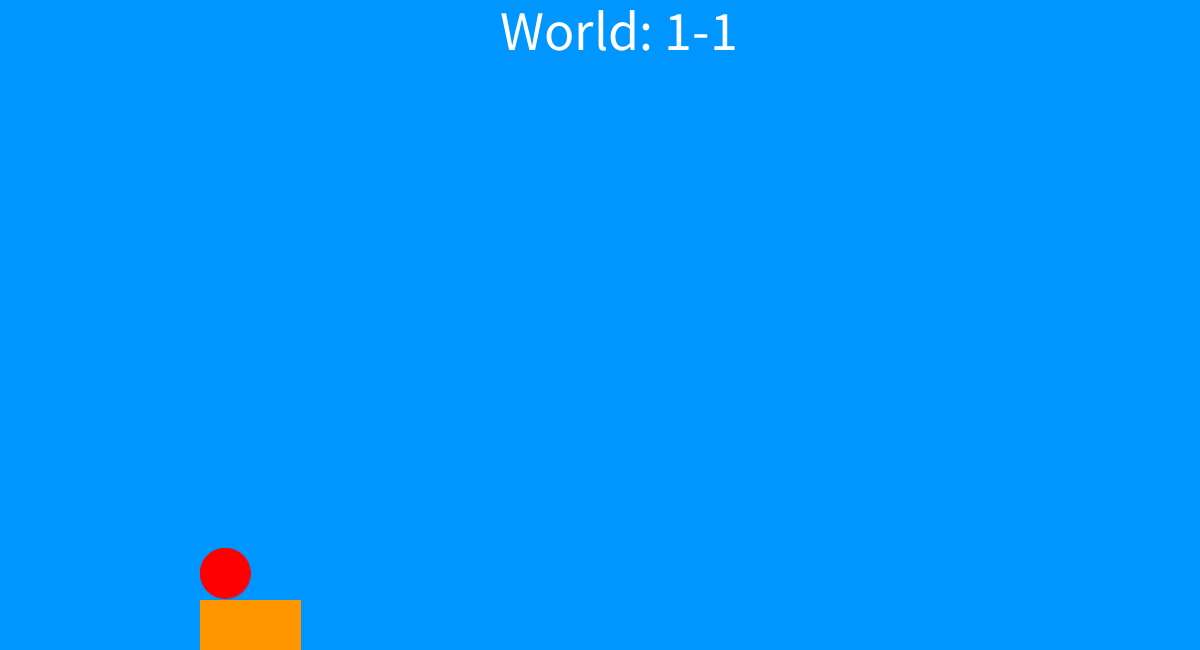
Frame 1 (no input)
Frame 60 (the mouse pressed at the canvas centre just before this capture): identical to frame 1, image omitted
Frame 120 (the mouse held since frame 60 and released just before this capture): identical to frame 1, image omitted

The Processing sketch that drew this single still picture (run headless with seeded random() and noise(); from frame 60 on, the mouse is pressed at the canvas centre):

// Processing sketch: SuperMarioBros
// ── SuperMarioBros.pde
float plrx = 225;
float block_pos1 = 200;
float block_pos2 = 250;

void setup() {
  size(1200, 650);
}
void draw( ){
  background(0, 150, 255);
  fill(255, 255, 255);
  textSize(56);
  text("World: 1-1", 500, 50);
    if (keyPressed)
    {
      if (key == 'd' ||key == 'D') {
      plrx = plrx + 3;
      block_pos1 = block_pos1 - 3;
      block_pos2 = block_pos2 - 3;
      }
      if (key == 'a' ||key == 'A') plrx = plrx - 3;
    }
  stroke(255, 150, 0);
  fill(255, 150, 0);
  rect(block_pos1,600,50,50);
  rect(block_pos2,600,50,50);
  stroke(255, 0, 0);
  fill(255, 0, 0);
  ellipse(plrx, 573, 50, 50);
  if (block_pos1 <= 0) {
  block_pos1 = 1200;
  }
  if (block_pos2 <= 0) {
  block_pos2 = 1200;
  }
  if (plrx >= 1200) {
  plrx = 1200;
  }
  if (plrx <= 0) {
  plrx = 0;
  }

}
